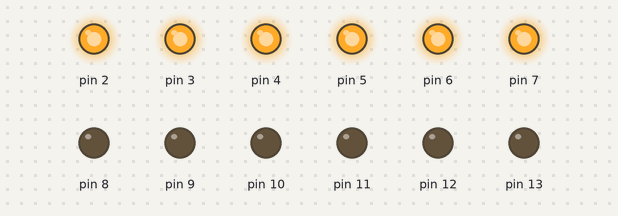
This sketch was run on a simulated Arduino Uno, built with avr-gcc and run on an emulated ATmega328P. On the bench: output pins drawn as LEDs (lit = HIGH).

Above: at 0.5 s.
At 3.5 s:
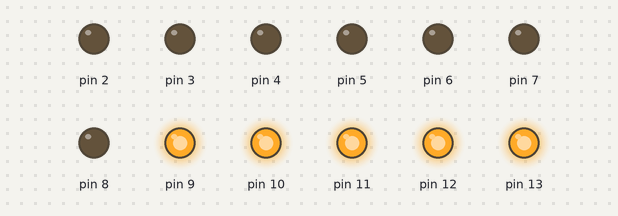
Timing chart, 0 to 4.6 s (numbered marks = the images above):
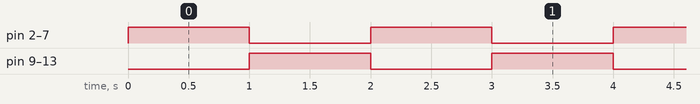

The sketch:

week03-2.ino
```cpp
//week03-2-arduino-delay
//用delay() 來延後 控制發亮時間 閃閃發亮
void setup(){
  //pinMode(2, INPUT_PULLUP); //第2是按鈕 沒按時 拉高
  //for (int i=3; i<=13; i++) pinMode(i, OUTPUT);
  for (int i=2; i<=13; i++) pinMode(i, OUTPUT);
}

void loop(){
    for(int i=2; i<=7; i++) digitalWrite(i, HIGH);
    for(int i=9; i<=13; i++) digitalWrite(i, LOW);
    delay(1000); //延後1秒
    for(int i=2; i<=7; i++) digitalWrite(i, LOW);
    for(int i=9; i<=13; i++) digitalWrite(i, HIGH);
    delay(1000); //延後1秒
}
```

Measured:
- by itself, pin 2–7, pin 9–13: alternates HIGH for 1.0 s and LOW for 1.0 s
